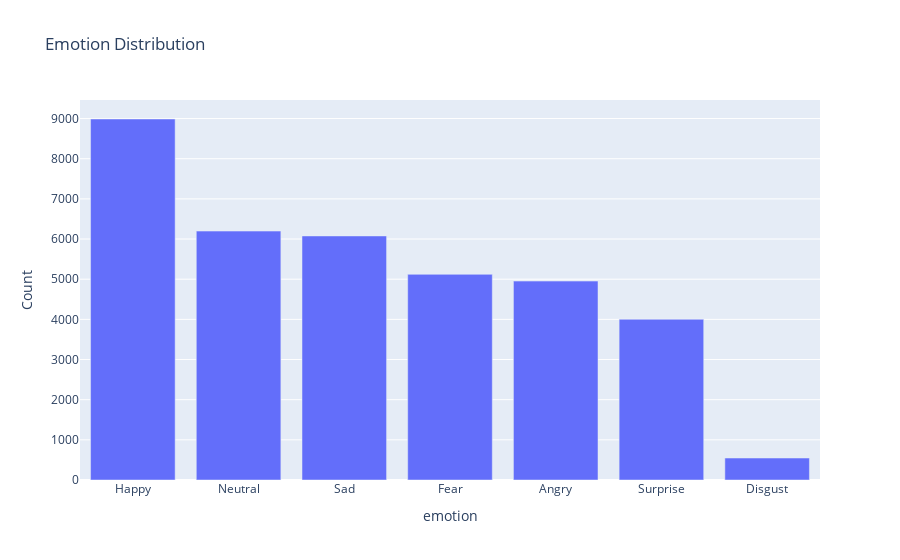

Notebook code for this chart:
### Code cell
import plotly.express as px

# Count the occurrences of each emotion
emotion_counts = ds['emotion'].value_counts()

fig = px.bar(emotion_counts, 
             x=emotion_counts.index, 
             y=emotion_counts.values, 
             title='Emotion Distribution',
             labels={'x': 'Emotion', 'y': 'Count'})

# Show the plot
fig.show()

### Figure 1 — Plotly figure (JSON) as saved in the notebook; plotly's stock layout.template omitted (floating-point values rounded to 4 significant figures)
{"data": [{"alignmentgroup": "True", "hovertemplate": "emotion=%{x}<br>Count=%{y}<extra></extra>", "legendgroup": "", "marker": {"color": "#636efa", "pattern": {"shape": ""}}, "name": "", "offsetgroup": "", "orientation": "v", "showlegend": false, "textposition": "auto", "type": "bar", "x": ["Happy", "Neutral", "Sad", "Fear", "Angry", "Surprise", "Disgust"], "xaxis": "x", "y": [8989, 6198, 6077, 5121, 4953, 4002, 547], "yaxis": "y"}], "layout": {"barmode": "relative", "legend": {"tracegroupgap": 0}, "title": {"text": "Emotion Distribution"}, "xaxis": {"anchor": "y", "domain": [0, 1], "title": {"text": "emotion"}}, "yaxis": {"anchor": "x", "domain": [0, 1], "title": {"text": "Count"}}}}
